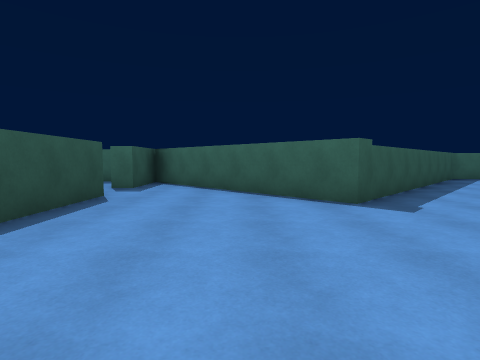
View 1 (above)

24 first-person views from a walk through a Unity game level. The camera is 1.3 m above the floor, tilts 4° down and sees 80° across. The floor is counted in squares, 2 m on a side. Each view is taken from the middle of a square. On the plan, view 1 faces up. The plan holds only what a view shows up to about 9 squares ahead; the rest is blank. The place goes on beyond the plan. Surface patterns are stand-ins for the level's own textures.

View 2
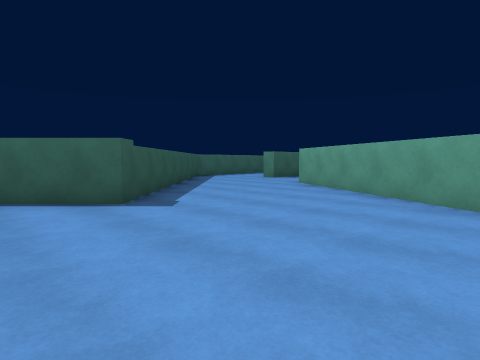

View 3
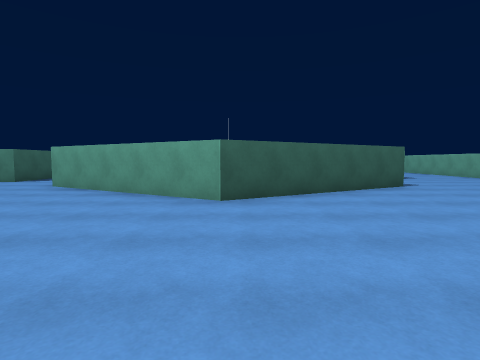

View 4
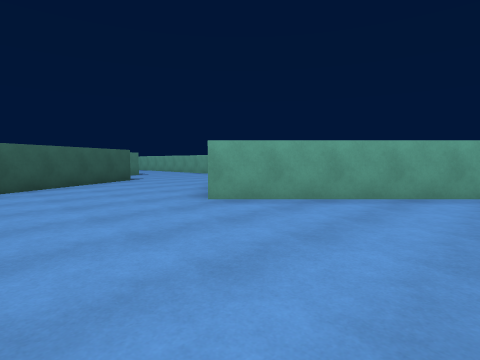

View 5
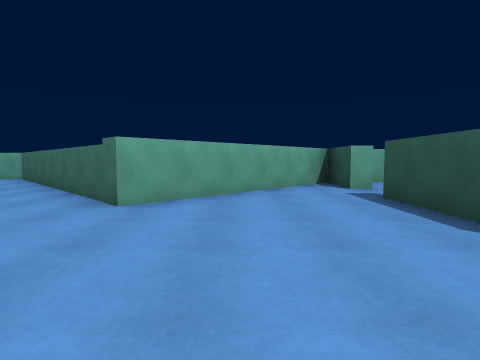

View 6
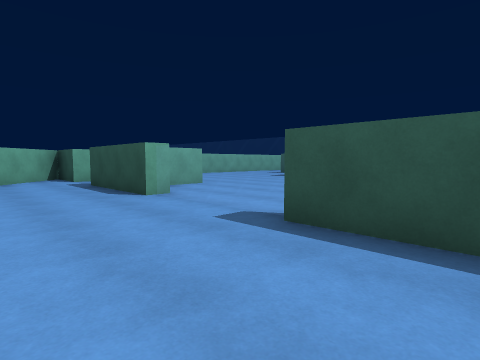

View 7
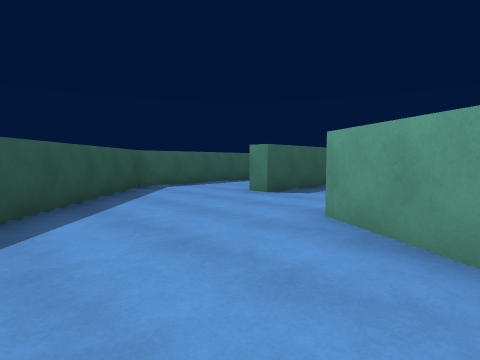

View 8
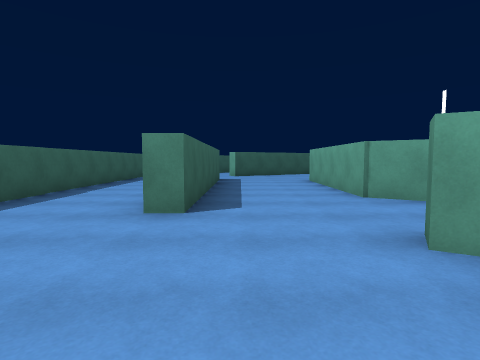

View 9
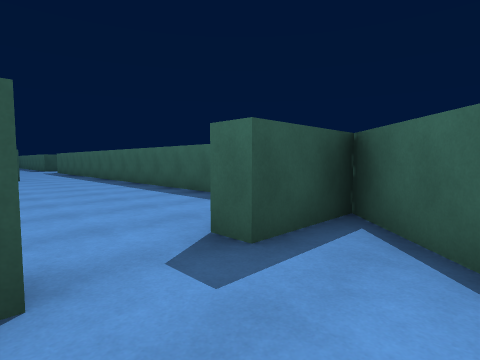

View 10
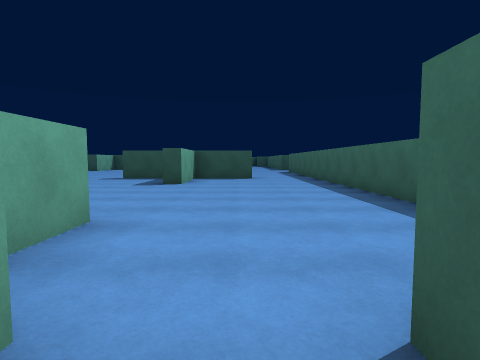

View 11
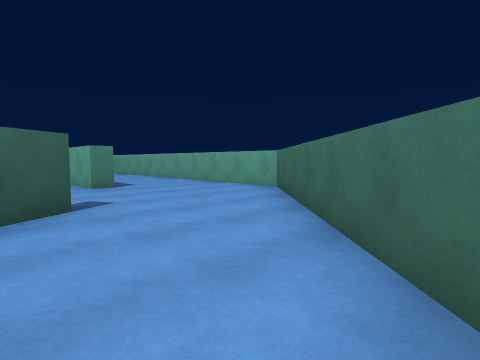

View 12
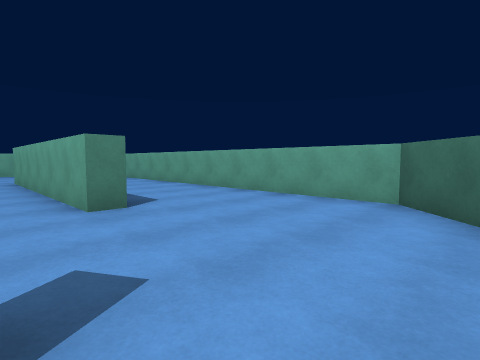

View 13
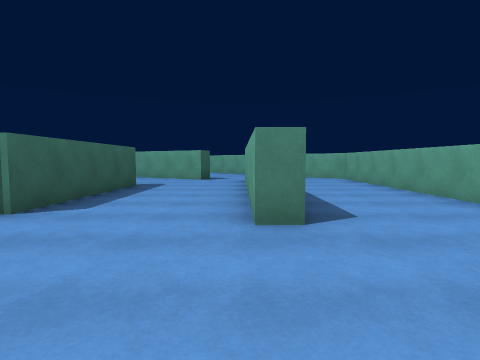

View 14
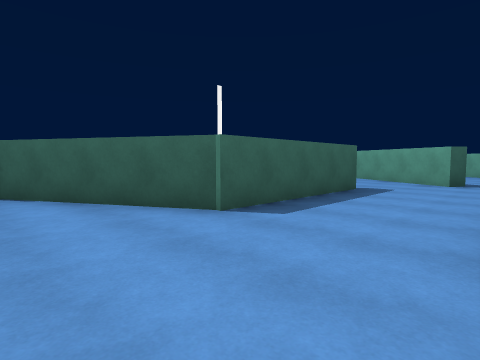

View 15
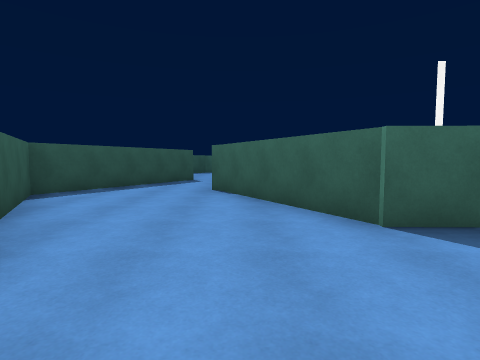

View 16
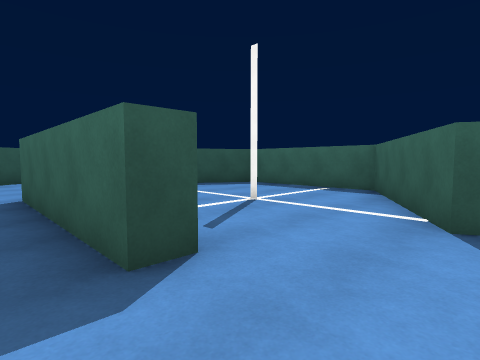

View 17
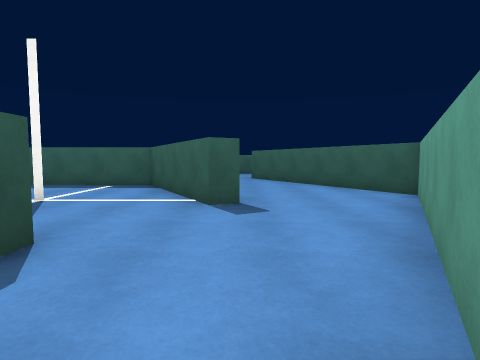

View 18
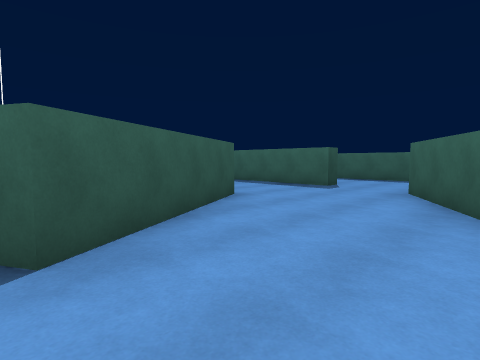

View 19
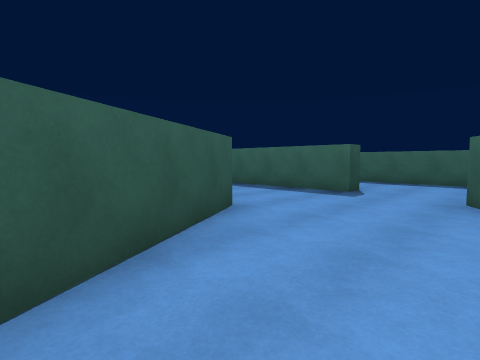

View 20
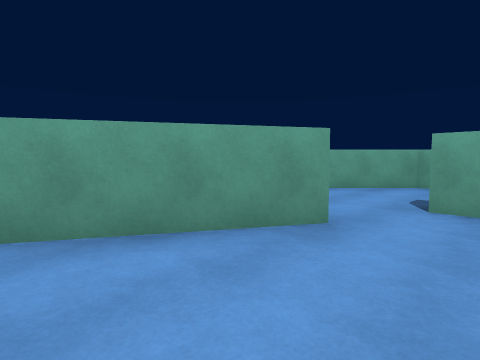

View 21
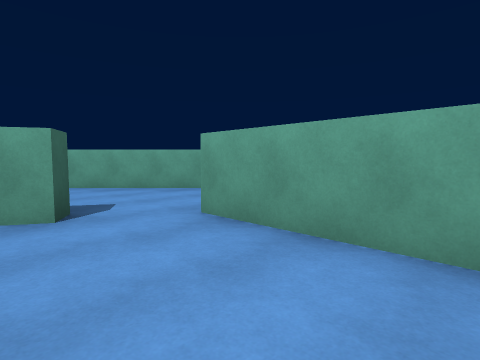

View 22
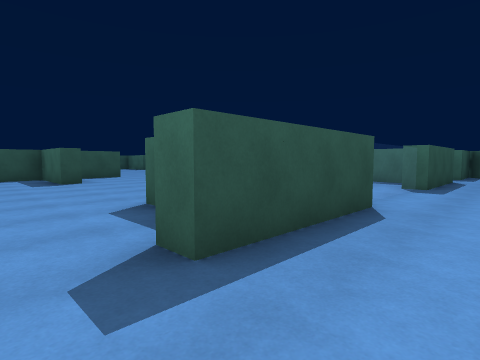

View 23
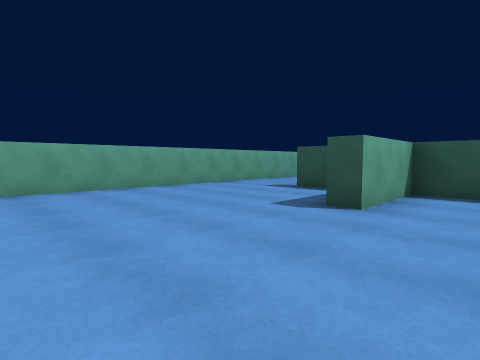

View 24
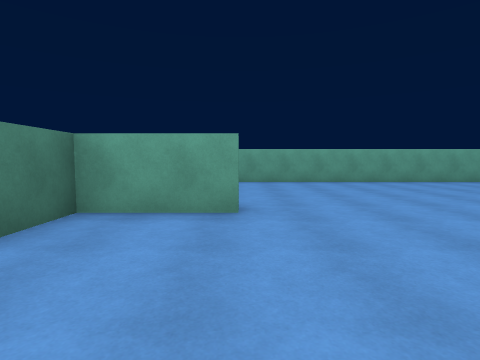

### Floor plan
Points are (right, up) in squares from view 1. A wall is a line through its corners. A room is listed if a view was taken in it or the views show most of it. See-through windows are left out.
Room 1 (views 1, 2, 3, 4, 5, 6, 7, 8, 9, 10, 22)
walls: (4.5, 0.3) (7, 4.6) (7.5, 4.3); (-2.5, -0.9) (-2.5, -3.9); (-2.5, 5.2) (-2.5, 2.2); (-2.5, -5.4) (-2.5, -7.1) (1.7, -3); (8.5, 9.8) (7.3, 9.8) (1.7, 4.2) (-2.5, 8.4) (-2.5, 6.6)
ways out: opening at (3.7, -2) to room 2; opening at (8.4, 7) to room 2; opening at (-3, -4.5) to room 3; opening at (-3, 6) to room 3
Room 2 (views 11, 12, 13, 14, 15, 16, 17, 18, 19, 20, 21)
walls: (14.4, -1.8) (14.4, -2.3) (10.4, -2.3) (8.5, 1.2); (9.8, -5.8) (9.8, -5.2) (15.9, -5.2); (16.9, -3.9) (16.4, -3.7) (19.3, 1.2) (16.4, 6.3); (7.1, -4.1) (4.5, 0.3); (9.5, 3) (10, 3.9) (14, 3.8) (16, 0.3) (15.6, 0.1); (7.3, 4) (5.1, 0.3) (6.6, -2.2); (1.7, -3) (7.3, -8.6) (16.8, -8.6) (20.5, -4.8); (14.5, 7.2) (14.5, 6.6) (8.5, 6.6) (8.5, 7.2); (16.1, 9.8) (8.5, 9.8)
ways out: opening at (3.7, -2) to room 1; opening at (8.4, 7) to room 1; opening at (15, -1) to room 4; opening at (16.5, 7.5); opening at (20.5, -3.5)
Room 3 (views 23, 24)
walls: (-5, -2.5) (-3, -2.5) (-3, -1.2); (-12, -1.5) (-12, -2.5) (-9.7, -2.5) (-9.7, -3) (-12, -3) (-12, -5); (-11, 4.4) (-9.7, 4.4) (-9.7, 3.9); (-5, 4.4) (-3.9, 4.4); (-3.4, 3.9) (-4.2, 3.9); (-2.5, -3.9) (-3, -3.9); (-3, -5.4) (-2.5, -5.4); (-2.5, 6.6) (-3, 6.6); (-12.4, -7.4) (-3.9, -7.4); (-3.9, 8.7) (-11, 8.7)
ways out: opening at (-3, -4.5) to room 1; opening at (-3, 6) to room 1; opening at (-12.7, -6); opening at (-12, 7.5)
Room 4 (no view inside)
walls: (15.6, 0.1) (13.7, 3.3) (10.3, 3.4) (9.3, 1.8)
ways out: opening at (15, -1) to room 2

Positions as (right, up) in squares from view 1, and headings:
1: (0, 0), facing up
2: (0, 0), facing up-right
3: (0, 0), facing right
4: (-2, 0), facing down-right
5: (0, 1), facing down
6: (0, 4), facing down-left
7: (4, 3), facing up-right
8: (5, 6), facing right
9: (-1, 5), facing up-left
10: (-2, 6), facing left
11: (3, -3), facing down-right
12: (6, -4), facing down-right
13: (7, -5), facing right
14: (8, -5), facing up-right
15: (9, -5), facing up
16: (16, -3), facing up-left
17: (16, -4), facing up
18: (18, 0), facing up-left
19: (17, 1), facing up-left
20: (15, -1), facing down-right
21: (13, -3), facing down-right
22: (-1, -5), facing up-left
23: (-6, -1), facing down-left
24: (-5, 1), facing down
